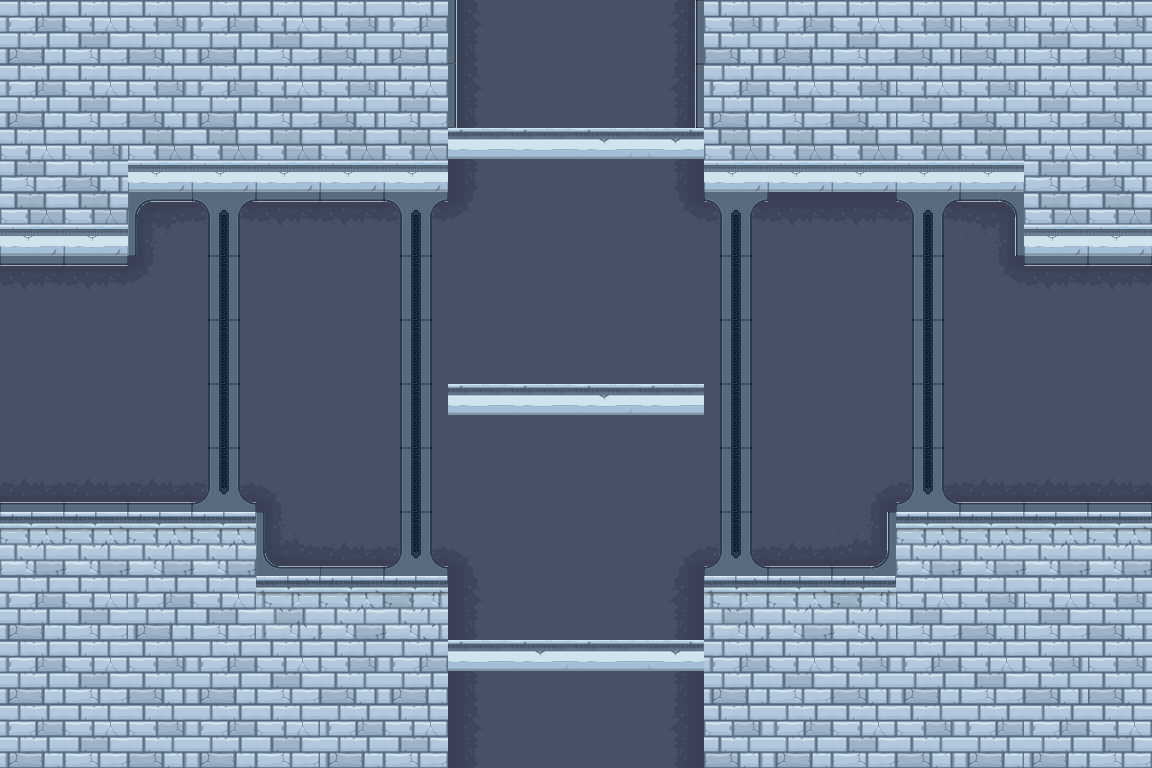

This game map was drawn from its Tiled (.tmx) file and the tilesets committed beside it. A one-line description and the full map source follow:
An orthogonal 18x12 tile map with 64x64 px tiles, 2 tile layers (background, 1), 2 tilesets and 6 objects.

<map version="1.0" orientation="orthogonal" renderorder="right-down" width="18" height="12" tilewidth="64" tileheight="64" nextobjectid="14">
 <properties>
  <property name="Down" value="Yes" />
  <property name="Height" value="768" />
  <property name="Left" value="Yes" />
  <property name="Right" value="Yes" />
  <property name="Up" value="Yes" />
  <property name="Width" value="1152" />
 </properties>
 <tileset firstgid="1" name="tiles" tilewidth="64" tileheight="64" tilecount="105" columns="15">
  <image source="tiles.png" width="989" height="450" />
 </tileset>
 <tileset firstgid="106" name="items" tilewidth="64" tileheight="64" tilecount="400" columns="20">
  <image source="items.png" width="1280" height="1280" />
 </tileset>
 <layer name="background" width="18" height="12">
  <data encoding="csv">
18,19,20,18,19,20,18,24,25,25,26,20,18,19,20,20,19,20,
18,19,20,18,19,20,19,24,25,25,26,18,19,20,19,20,19,20,
19,20,25,25,25,25,25,24,25,25,26,25,25,25,25,25,19,20,
18,19,9,10,10,10,10,45,25,25,43,10,10,10,10,11,19,20,
10,10,45,25,25,25,25,25,25,25,25,25,25,25,25,43,10,10,
25,25,25,25,25,25,25,25,25,25,25,25,25,25,25,25,25,25,
25,25,25,25,25,25,25,25,25,25,25,25,25,25,25,25,25,25,
40,40,40,40,15,25,25,25,25,25,25,25,25,13,40,40,40,40,
19,20,25,25,39,40,40,15,25,25,13,40,40,41,25,25,19,20,
18,19,25,25,25,19,25,24,25,25,26,25,16,25,25,25,19,20,
18,19,20,18,19,20,18,24,25,25,26,18,19,20,18,19,20,20,
18,19,20,18,19,18,19,24,25,25,26,20,18,19,20,18,18,19
</data>
 </layer>
 <layer name="1" width="18" height="12">
  <data encoding="csv">
0,0,0,0,0,0,0,84,0,0,87,0,0,0,0,0,0,0,
0,0,0,0,0,0,0,84,0,0,87,0,0,0,0,0,0,0,
0,0,64,64,64,64,64,103,103,104,105,64,64,64,64,64,0,0,
64,64,69,70,71,71,70,0,0,0,0,70,44,44,70,72,64,64,
71,71,0,85,0,0,85,0,0,0,0,85,0,0,85,0,71,71,
0,0,0,85,0,0,85,0,0,0,0,85,0,0,85,0,0,0,
0,0,0,85,0,0,85,103,103,104,103,85,0,0,85,0,0,0,
101,101,101,100,0,0,85,25,25,25,0,85,0,0,100,101,101,101,
4,4,4,4,99,101,100,0,0,0,0,100,101,102,4,4,4,4,
0,0,18,19,3,4,5,0,0,0,0,3,4,5,19,20,0,0,
0,0,0,0,0,0,0,103,104,103,105,0,0,0,0,0,0,0,
0,0,0,0,0,0,0,0,0,0,0,0,0,0,0,0,0,0
</data>
 </layer>
 <objectgroup name="ground">
  <object id="6" x="448" y="768">
   <polyline points="0,0 0,-192 -192,-192 -192,-256 -576,-256 -576,-512 -320,-512 -320,-576 0,-576 0,-960 256,-960 256,-576 576,-576 576,-512 832,-512 832,-256 448,-256 448,-192 256,-192 256,0" />
  </object>
 </objectgroup>
 <objectgroup name="platform">
  <object id="7" x="448" y="640" width="256.103" height="30.3667" />
  <object id="8" x="448" y="384" width="255.014" height="28.4497" />
  <object id="9" x="448" y="128" width="256.103" height="28.7091" />
 </objectgroup>
 <objectgroup name="vase">
  <object id="10" x="64" y="448" width="64" height="64" />
 </objectgroup>
 <objectgroup name="window">
  <object id="13" x="533.984" y="201.158" width="84.1207" height="171.289" />
 </objectgroup>
</map>
